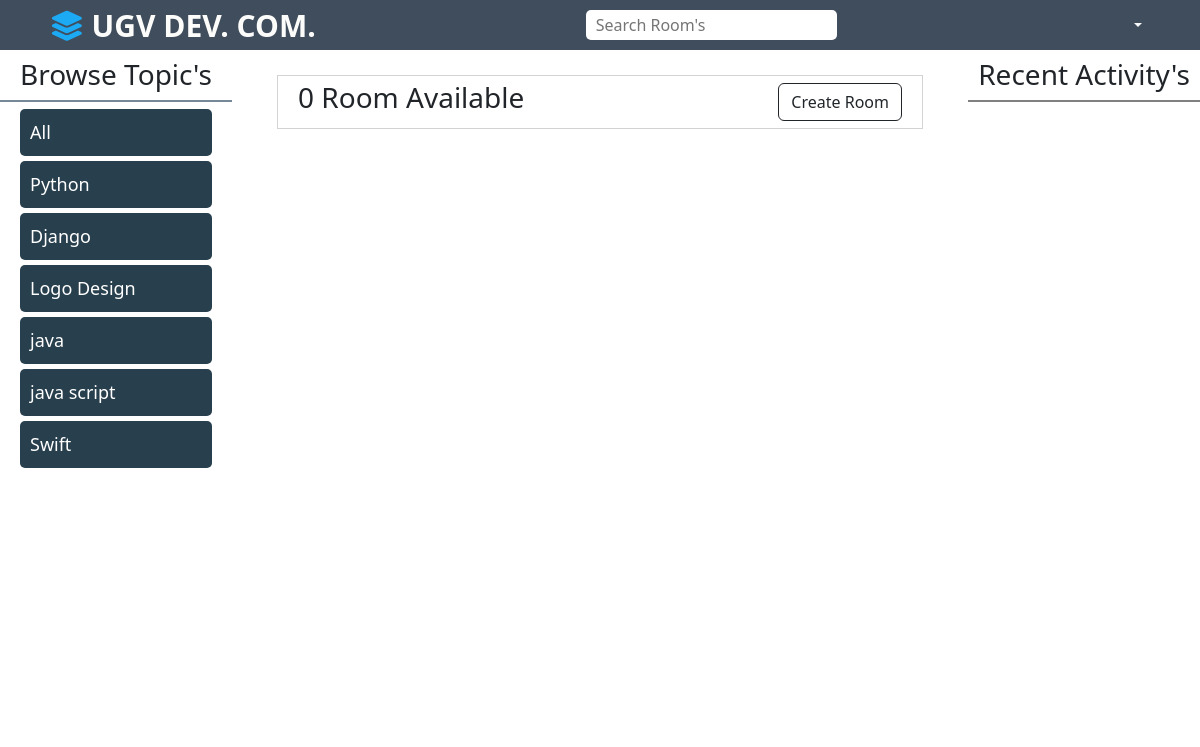
The page /?q=Gaming on the database as committed earlier.
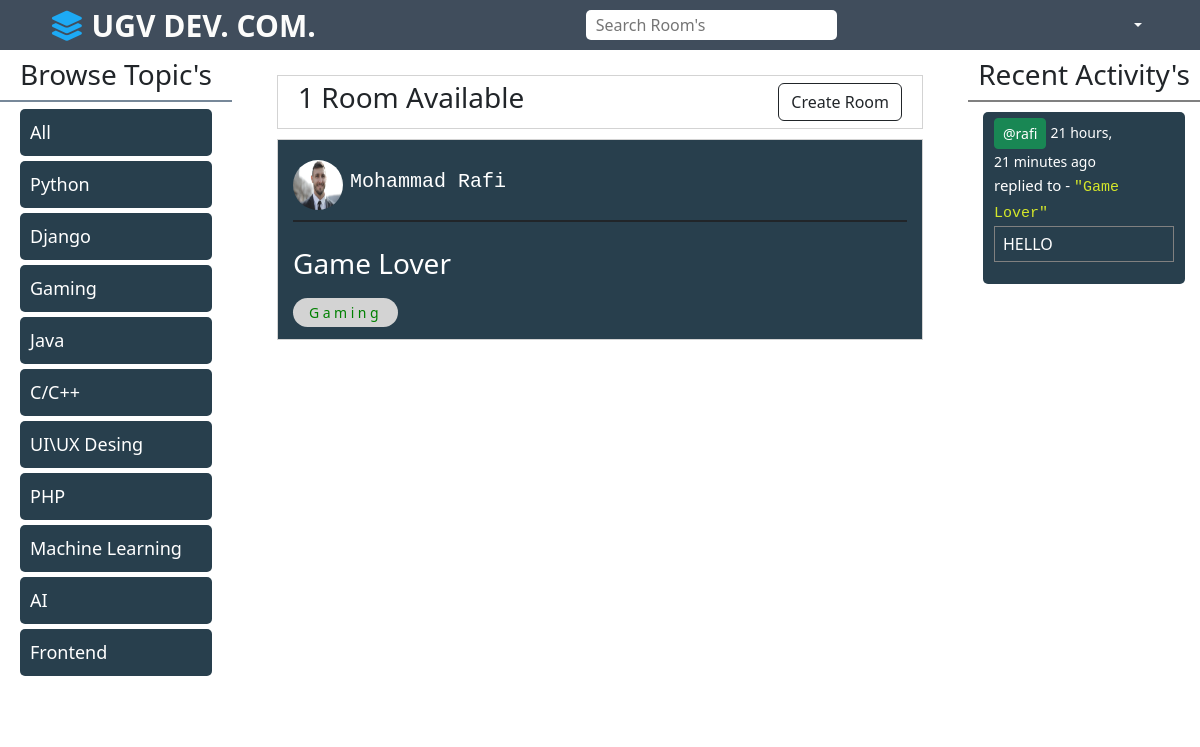
The same page on the database as committed later.
### base/models.py (models this page shows, shortened)
class Topic(models.Model):
    name = models.CharField(max_length=200)

class Room(models.Model):
    host = models.ForeignKey(User, on_delete=models.SET_NULL, null=True)
    topic = models.ForeignKey(Topic, on_delete=models.SET_NULL, null=True)
    name = models.CharField(max_length=200)
    description = models.TextField(null=True, blank=True)
    participants = models.ManyToManyField(User,related_name='participants',blank=True)
    updated = models.DateTimeField(auto_now=True)
    created = models.DateTimeField(auto_now_add=True)
    class Meta:
        ordering = ['-updated','-created']
    def __str__(self):
        return self.name

class User(AbstractUser):
    name = models.CharField(max_length=150, null=True)
    email = models.EmailField(unique=True, null=True)
    bio = models.TextField(null=True)
    avatar = models.ImageField(null = True, default= 'default.png')
    USERNAME_FIELD = 'email'
    REQUIRED_FIELDS = []

class Message(models.Model):
    user = models.ForeignKey(User, on_delete=models.CASCADE)
    room = models.ForeignKey(Room, on_delete=models.CASCADE)
    body = models.TextField()
    updated = models.DateTimeField(auto_now=True)
    created = models.DateTimeField(auto_now_add=True)
    class Meta:
        ordering = ['-updated','-created']

### base/views.py (the view)
# urls.py: path('', views.home, name='home'),
def home(request):
    q = request.GET.get('q') if request.GET.get('q') != None else ''
    rooms = Room.objects.filter(Q(topic__name__icontains=q) |
                                Q(name__icontains=q) |
                                Q(description__icontains=q))
    topic = Topic.objects.all()
    room_count = rooms.count()
    room_message = Message.objects.filter(Q(room__topic__name__icontains=q))
    p = Paginator(rooms,3)
    page_number = request.GET.get('page')
    page_obj = p.get_page(page_number)
    context = {'rooms': rooms, 'topics': topic,
               'room_count': room_count, 'room_message': room_message,'page_obj':page_obj}
    return render(request, 'base/home.html', context)

### templates/base/home.html (shortened to what this page needs)
{% extends 'main.html' %} {% block content %}
<div class="container-grid">
    <div class="grid-one">
        {% include 'base/topics_page.html' %}
    </div>
    <div class="grid-two">
        <div class="grid2-head">
            <h3>{{ room_count }} Room Available</h3>
            <a class="btn btn-outline-dark" href="{% url 'create-room' %}">Create Room</a>
        </div>
        {% include 'base/feed_page.html' %}
    </div>
    <div grid-three>
        {% include 'base/activity_page.html' %}
    </div>
</div>
{% endblock %}

### templates/main.html (shortened to what this page needs)
<!DOCTYPE html>
{% load static %}
<html lang="en">
<head>
    <link rel="stylesheet" href="	https://cdn.jsdelivr.net/npm/bootstrap@5.2.0-beta1/dist/css/bootstrap.min.css">
    <link rel="stylesheet" href="https://cdn.jsdelivr.net/npm/bootstrap@5.2.0-beta1/dist/js/bootstrap.bundle.min.js">
    <link rel="stylesheet" href="https://cdnjs.cloudflare.com/ajax/libs/font-awesome/6.1.1/css/all.min.css"
/>
    <link rel="stylesheet" href="https://cdnjs.cloudflare.com/ajax/libs/font-awesome/6.1.1/css/all.min.css"
/>
</head>
<body>
{% include 'nav.html' %}
{% block content %} {% endblock %}
</body>
</html>

### templates/nav.html (shortened to what this page needs)
{% load static %}
<div class="main">
    <div class="nav nav-style">
        <div class="logo ml-2">
            <a href="/"> <i class="fa-solid fa-layer-group"></i> UGV DEV. COM. </a>
        </div>
        <div class="search-box">
            <form method="GET" class="search" action="{% url 'home' %}">
                <input type="text" class="search-item" name="q" placeholder="Search Room's">
            </form>
        </div>
        <div class="user-profile">
            <div class="d-inline p-2">
            </div>
            <div class="dropdown-center d-inline ">
                <button style="border:none" class="btn btn-outline-light btn-sm dropdown-toggle" type="button" id="dropdownMenuButton1"
                    data-bs-toggle="dropdown" aria-expanded="false">
                </button>
            </div>
        </div>
    </div>
</div>

### templates/base/topics_page.html (shortened to what this page needs)
<div class="main-topic">
    <div class="head my-2 ">
        <h3>Browse Topic's</h3>
    </div>
    <div class="topic-list">
        <div class="all">
            <a href="{% url 'home' %}">All</a>
        </div>
        {% for topic in topics %}
        <div class="topic">
            <a href="{% url 'home' %}?q={{ topic.name }}">{{ topic.name }}</a>
        </div>
        {% endfor %}
    </div>
</div>

### templates/base/feed_page.html (shortened to what this page needs)
<div>
    {% for room in page_obj %}
    <div class="main-feed">
        <div class="feed-top">
            <div class="feed-user d-flex">
                <img  src="{{ room.host.avatar.url }}" alt="">
                <h3>
                    <a href="{% url 'user-profile' room.host.id %}">{{ room.host.name }}</a>
                </h3>
            </div>
        </div>
        <div class="feed-middle">
            <h3><a href="{% url 'room' room.id %}">{{ room.name }} </a></h3>
        </div>
        <div class="feed-bottom">
            <small>{{ room.topic.name }}</small>
        </div>
    </div>
    {% endfor %}
</div>

### templates/base/activity_page.html (shortened to what this page needs)
<div class="main-activity">
    <div class="head my-2 ">
        <h3>Recent Activity's </h3>
    </div>
    <div class="activity-list">
        {% for message in room_message %}
        <div class="activity">
            <div class="user-info">
                <strong
                        class=""><a class="btn btn-sm btn-success" href="{% url 'user-profile' message.user.id %}">@{{ message.user.username }}</a></strong>
                <small class="">{{ message.created|timesince}} ago</small>
            </div>
            <div class="activity-msg">
                <small>replied to - <span> "{{ message.room }}" </span> </small>
                <p>{{ message.body }}</p>
            </div>
        </div>
        {% endfor %}
    </div>
</div>

### templates/main.html (style rules this page uses)
a { text-decoration:none; }

### templates/nav.html (style rules this page uses)
.nav-style { display: grid; justify-content: space-between; height: 50px; align-items: center; background: #404d5c; grid-auto-flow: column; }
.logo a { color: rgb(252, 252, 251); font-size: 30px; font-weight: 700; }
input.search-item { padding: 3px 10px; border-radius: 5px; display: inline-block; border: transparent; outline:0; }
.user-profile { margin-right:50px; }
.logo { margin-left:50px; }
.logo a i { color:#1daaf5; }

### templates/base/home.html (style rules this page uses)
.container-grid { display:grid; grid-template-columns:1fr 3fr 1fr; grid-gap:20px; }
.grid-two { padding: 25px; box-sizing: border-box; }
.grid2-head { display: flex; justify-content: space-between; padding: 5px 20px; border: 1px solid lightgray; align-items: center; margin-bottom: 10px; }

### templates/base/topics_page.html (style rules this page uses)
.head h3 { text-align:center; }
.topic-list { padding: 7px 20px; font-size: 18px; font-weight: 500; box-sizing: border-box; border-top: 2px solid lightslategray; height:620px; overflow-y:scroll; }
.all a { color: white; background: #283f4d; display: inherit; padding: 10px; border: none; margin-bottom: 5px; border-radius: 5px; }
.topic a { color: white; background: #283f4d; display: inherit; padding: 10px; border: none; margin-bottom: 5px; border-radius: 5px; }

### templates/base/feed_page.html (style rules this page uses)
.main-feed { box-sizing: border-box; background-color: #283f4d; margin-bottom: 10px; padding: 15px; position: relative; border:1px solid lightgrey; }
.feed-top { display: flex; justify-content: space-between; border-bottom: 2px solid; padding-bottom: 10px; margin-bottom: 10px; }
.feed-user h3 a { font-size: 20px; font-weight: 500; color: #fff !important; margin-left: 7px; font-family: monospace; }
.feed-bottom { margin-top: 20px; }
.feed-bottom small { color: green; font-weight: 500; letter-spacing: 0.25em; }
.feed-bottom small { border: 1px solid transparent; padding: 4px 15px; border-radius: 20px; background: lightgray; }
.feed-middle { border: none; margin-top: 0; padding-top: 15px; }
.feed-middle h3 a { color: white; }
.feed-user img { width: 50px; height: 50px; border-radius: 50%; }
.feed-user { margin-top: 5px; }

### templates/base/activity_page.html (style rules this page uses)
.activity-list { border-top: 2px solid grey; padding: 10px 15px; box-sizing: border-box; height:620px; overflow-y:scroll; }
.activity { border: 1px solid transparent; margin-bottom: 5px; padding: 5px 10px; border-radius: 5px; background-color: #283f4d; color:#ffffff; }
.activity-msg small { font-size: 15px; }
.activity-msg small span { color: #d4e72a; font-weight: 500; font-family: monospace; }

Rows that differ between the two databases and show on the page:
added Topic: name "Gaming"
added Topic: name "Java"
changed Topic (number 5 of 10 on the later page): name "Logo Design" → "C/C++"
added Topic: name "UI\\UX Desing"
changed Topic: name "java" → "PHP"
changed Topic: name "java script" → "Machine Learning"
added Topic: name "AI"
changed Topic: name "Swift" → "Frontend"
now on this page (row edited): Room: host.avatar (picture), host.name "Mohammad Rafi", name "Game Lover", topic.name "Gaming"
added Message: user.username "rafi", created "21 hours, 21 minutes", room "Game Lover", body "HELLO"
Other text that changed with them:
{{ room_count }}: "0" → "1"
